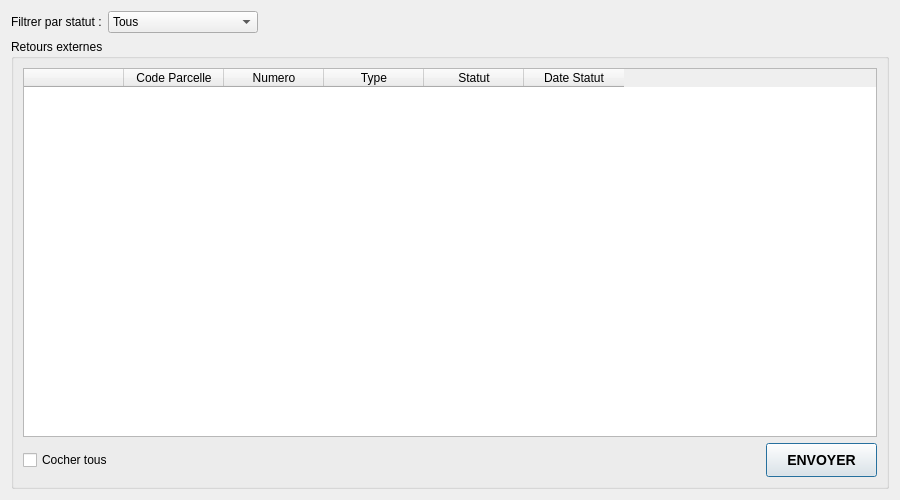
<?xml version="1.0" encoding="UTF-8"?>
<ui version="4.0">
 <class>EnvoiMiseAJour</class>
 <widget class="QDialog" name="EnvoiMiseAJour">
  <property name="geometry">
   <rect>
    <x>0</x>
    <y>0</y>
    <width>900</width>
    <height>500</height>
   </rect>
  </property>
  <property name="windowTitle">
   <string>Envoi Mise à Jour</string>
  </property>
  <layout class="QVBoxLayout" name="verticalLayout">
   <item>
    <layout class="QHBoxLayout" name="horizontalLayout_filtre">
     <item>
      <widget class="QLabel" name="labelFiltre">
       <property name="text">
        <string>Filtrer par statut :</string>
       </property>
      </widget>
     </item>
     <item>
      <widget class="QComboBox" name="comboBoxFiltreStatut">
       <property name="minimumContentsLength">
        <number>15</number>
       </property>
       <item>
        <property name="text">
         <string>Tous</string>
        </property>
       </item>
       <item>
        <property name="text">
         <string>Non envoyé</string>
        </property>
       </item>
       <item>
        <property name="text">
         <string>Envoyé</string>
        </property>
       </item>
       <item>
        <property name="text">
         <string>Vu</string>
        </property>
       </item>
      </widget>
     </item>
     <item>
      <spacer name="horizontalSpacer_2">
       <property name="orientation">
        <enum>Qt::Horizontal</enum>
       </property>
       <property name="sizeHint" stdset="0">
        <size>
         <width>40</width>
         <height>20</height>
        </size>
       </property>
      </spacer>
     </item>
    </layout>
   </item>
   <item>
    <widget class="QGroupBox" name="groupBox">
     <property name="title">
      <string>Retours externes</string>
     </property>
     <layout class="QVBoxLayout" name="verticalLayout_2">
      <item>
       <widget class="QTableWidget" name="tableWidget_retour">
        <property name="selectionBehavior">
         <enum>QAbstractItemView::SelectRows</enum>
        </property>
        <property name="selectionMode">
         <enum>QAbstractItemView::SingleSelection</enum>
        </property>
        <column>
         <property name="text">
          <string/>
         </property>
        </column>
        <column>
         <property name="text">
          <string>Code Parcelle</string>
         </property>
        </column>
        <column>
         <property name="text">
          <string>Numero</string>
         </property>
        </column>
        <column>
         <property name="text">
          <string>Type</string>
         </property>
        </column>
        <column>
         <property name="text">
          <string>Statut</string>
         </property>
        </column>
        <column>
         <property name="text">
          <string>Date Statut</string>
         </property>
        </column>
       </widget>
      </item>
      <item>
       <layout class="QHBoxLayout" name="horizontalLayout">
        <item>
         <widget class="QCheckBox" name="checkBoxCocherTous">
          <property name="text">
           <string>Cocher tous</string>
          </property>
         </widget>
        </item>
        <item>
         <widget class="QLabel" name="labelStatutEnvoi">
          <property name="text">
           <string/>
          </property>
          <property name="styleSheet">
           <string>font-weight: bold; font-size: 12px;</string>
          </property>
         </widget>
        </item>
        <item>
         <spacer name="horizontalSpacer">
          <property name="orientation">
           <enum>Qt::Horizontal</enum>
          </property>
          <property name="sizeHint" stdset="0">
           <size>
            <width>40</width>
            <height>20</height>
           </size>
          </property>
         </spacer>
        </item>
        <item>
         <widget class="QPushButton" name="pushButtonEnvoyer">
          <property name="text">
           <string>ENVOYER</string>
          </property>
          <property name="styleSheet">
           <string>font-weight: bold; font-size: 14px; padding: 8px 20px;</string>
          </property>
         </widget>
        </item>
       </layout>
      </item>
     </layout>
    </widget>
   </item>
  </layout>
 </widget>
 <resources/>
 <connections/>
</ui>
